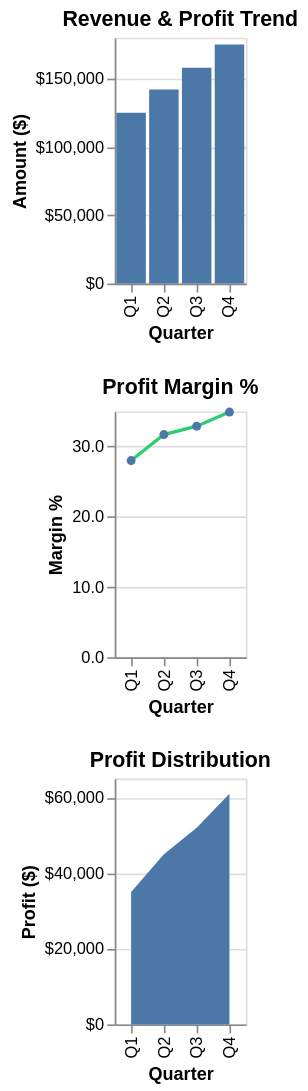

Express this chart as Vega-Lite.
### Vega-Lite specification from a JSON file in a GitHub repository (floating-point values rounded to 4 significant figures)
{"$schema": "https://vega.github.io/schema/vega-lite/v6.json", "description": "Vertical multi-plot: Product performance metrics over quarters", "data": {"values": [{"quarter": "Q1", "revenue": 125000, "profit": 35000, "margin": 28}, {"quarter": "Q2", "revenue": 142000, "profit": 45000, "margin": 31.7}, {"quarter": "Q3", "revenue": 158000, "profit": 52000, "margin": 32.9}, {"quarter": "Q4", "revenue": 175000, "profit": 61000, "margin": 34.9}]}, "vconcat": [{"title": "Revenue & Profit Trend", "mark": "bar", "encoding": {"x": {"field": "quarter", "type": "ordinal", "axis": {"title": "Quarter"}}, "y": {"field": "revenue", "type": "quantitative", "axis": {"title": "Amount ($)", "format": "$,.0f"}}}, "height": 150}, {"title": "Profit Margin %", "mark": {"type": "line", "point": true, "color": "#2ecc71"}, "encoding": {"x": {"field": "quarter", "type": "ordinal", "axis": {"title": "Quarter"}}, "y": {"field": "margin", "type": "quantitative", "axis": {"title": "Margin %", "format": ".1f"}}}, "height": 150}, {"title": "Profit Distribution", "mark": "area", "encoding": {"x": {"field": "quarter", "type": "ordinal", "axis": {"title": "Quarter"}}, "y": {"field": "profit", "type": "quantitative", "axis": {"title": "Profit ($)", "format": "$,.0f"}}}, "height": 150}]}
